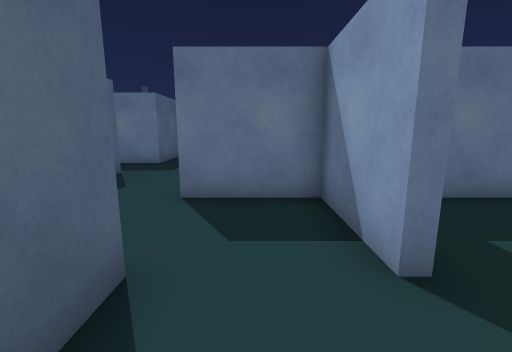
[1] (above)

20 first-person views from a walk through a Unity game level. The camera is 1.4 m above the floor, tilts 10° down and sees 90° across. The floor is counted in squares, 1 m on a side. Each view is taken from the middle of a square. On the plan, view 1 faces up. The plan holds only what a view shows up to about 13 squares ahead; the rest is blank. The place goes on beyond the plan. Door leaves are left out, so doorways stand open.

[2]
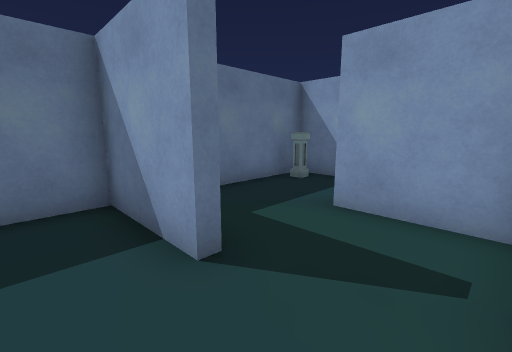

[3]
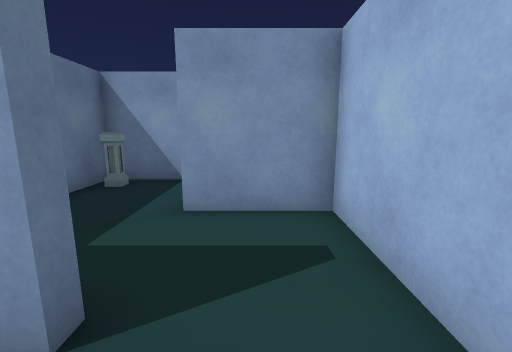

[4]
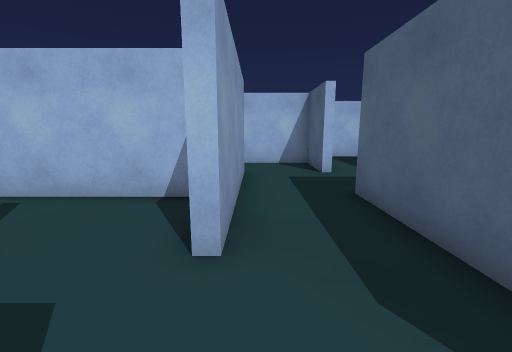

[5]
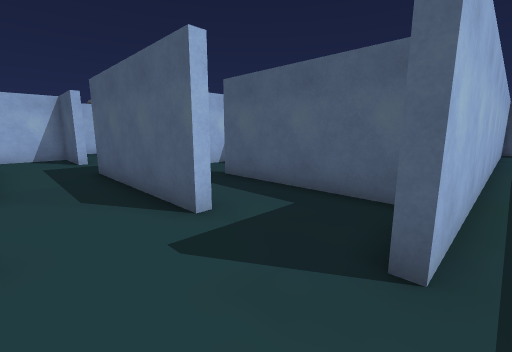

[6]
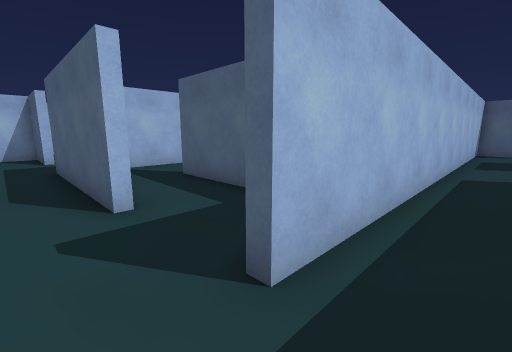

[7]
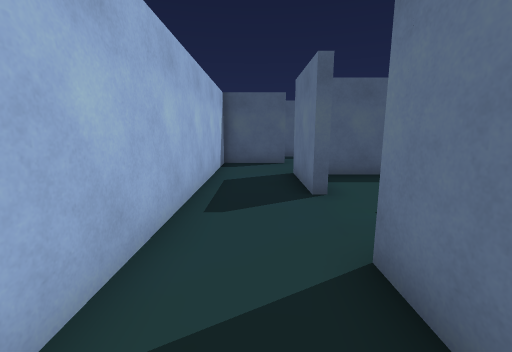

[8]
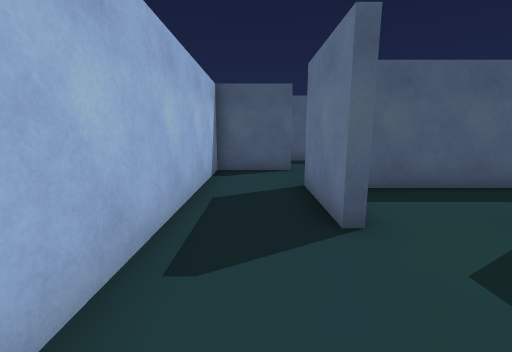

[9]
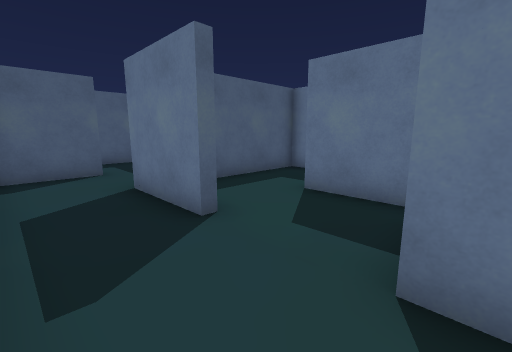

[10]
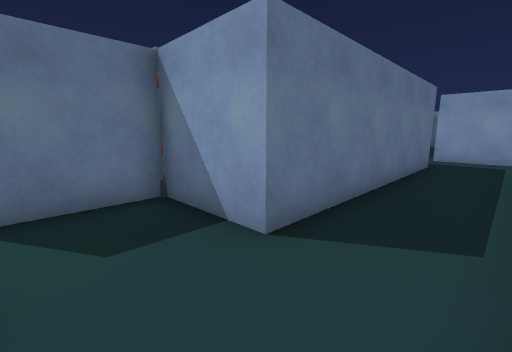

[11]
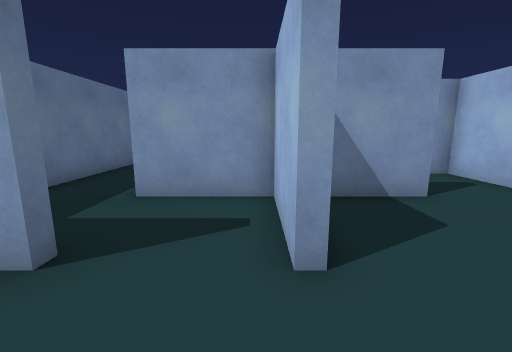

[12]
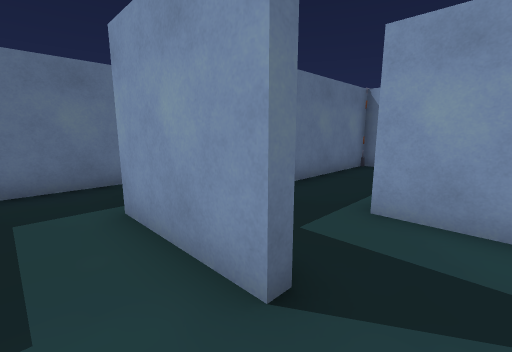

[13]
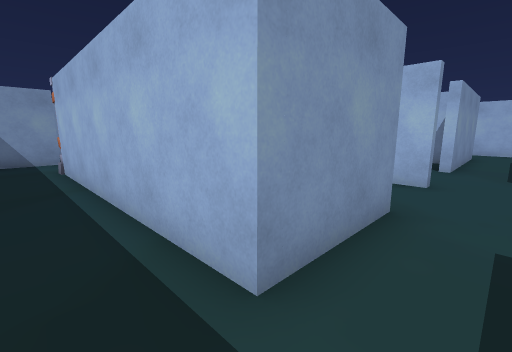

[14]
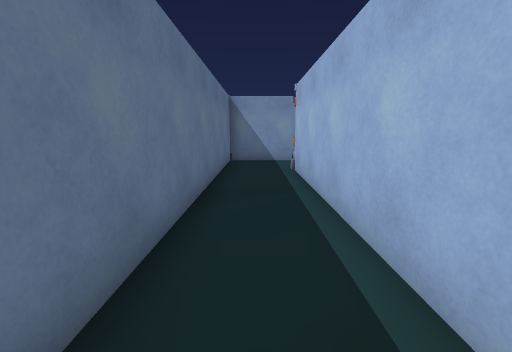

[15]
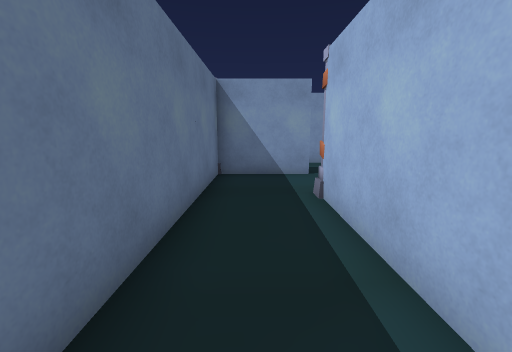

[16]
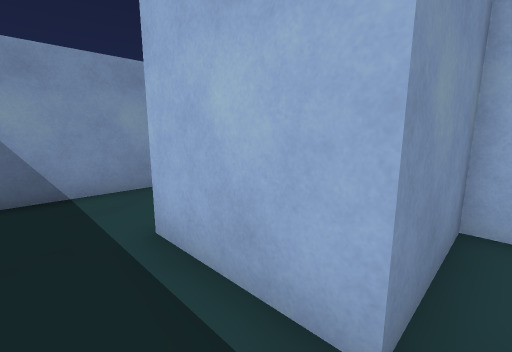

[17]
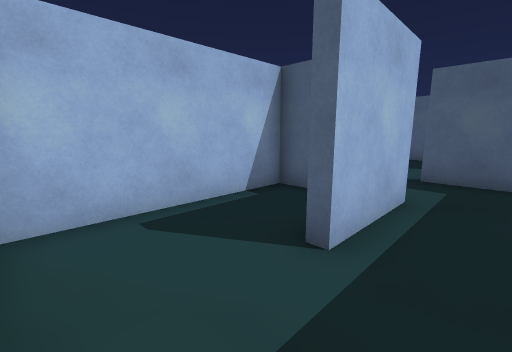

[18]
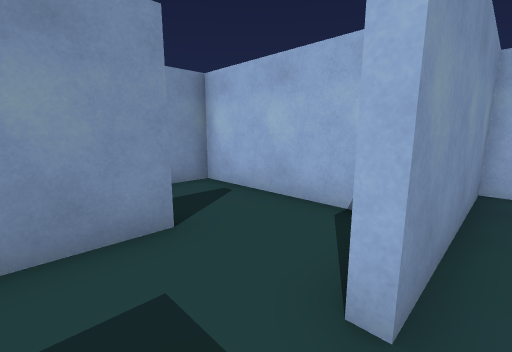

[19]
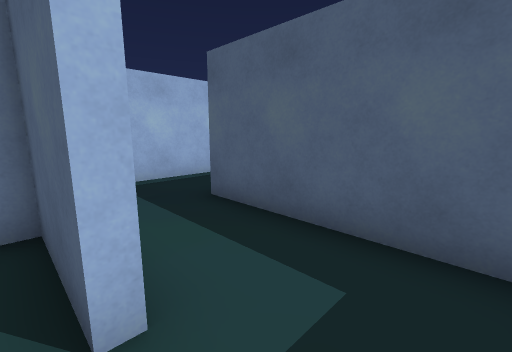

[20]
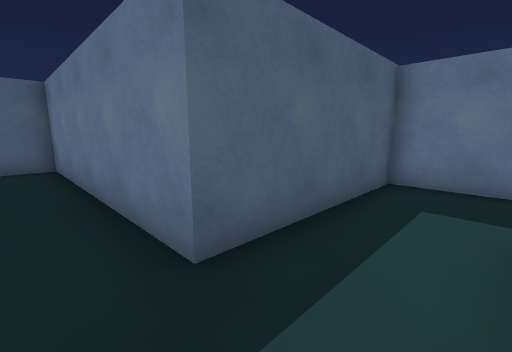

### Floor plan
Points are (right, up) in squares from view 1. A wall is a line through its corners. A room is listed if a view was taken in it or the views show most of it. See-through windows are left out.
Room 1 (views 1, 2, 3)
walls: (1.4, 2.2) (1.4, 5.3) (-0.6, 5.3); (-1.3, 2.4) (-1.3, 1); (-0.9, -0.4) (4.4, -0.4) (4.4, 2.4)
ways out: opening at (-1, 3.5) to room 2; opening at (5, 3.5)
Room 2 (view 4)
walls: (-1.6, -3.8) (-1.6, 2.4); (-4.3, -3.6) (-4.3, -6.3) (1.4, -6.3) (1.4, -5.1); (-0.6, 5.3) (-1.6, 5.3); (-4.3, 5.4) (-4.3, -0.8)
ways out: opening at (-1, 3.5) to room 1; opening at (-2.5, 5) to room 3; opening at (-4, -2.5) to room 5
Room 3 (views 5, 6, 7, 8, 9, 10, 11, 12, 16, 17)
walls: (-7.3, 7.6) (-7.3, 2.2); (-1.6, 8.2) (-1.6, 11.6); (-1.6, 5.6) (1.4, 5.6) (1.4, 8.6) (4.4, 8.6); (-4.3, 11.3) (-13.6, 11.3) (-13.6, 14.2) (-16.6, 14.2); (-1.3, 10.1) (-1.3, 8.2); (1.7, 6.6) (1.7, 5.6) (6.6, 5.6); (-9.4, -0.4) (-6.5, -0.4); (-16.5, 11.3) (-19.6, 11.3); (6.5, 11.3) (2.2, 11.3); (7.4, 7.2) (7.4, 10.1); (-19.2, 14.4) (-19.2, 12.2); (-22.2, 11.4) (-22.2, 8.6) (-4.5, 8.6)
ways out: opening at (-2.5, 5) to room 2; opening at (-2.5, 11) to room 4; opening at (-20.5, 11); opening at (-17.5, 14)
objects: column (7, 11)
Room 4 (views 13, 14, 15)
walls: (-1.6, 11.6) (6.5, 11.6); (7.6, 14.2) (-3.1, 14.2); (-4.3, 13.1) (-4.3, 11.3)
ways out: opening at (-2.5, 11) to room 3; opening at (8, 12.5)
Room 5 (views 18, 19, 20)
walls: (-4.6, -8.5) (-4.6, -3.6); (-4.9, -0.7) (-7.3, -0.7) (-7.3, -6.7) (-16.2, -6.7) (-16.2, -8.1)
ways out: opening at (-4, -2.5) to room 2

Positions as (right, up) in squares from view 1, and headings:
1: (0, 0), facing up
2: (0, 0), facing up-right
3: (0, 1), facing right
4: (-2, 5), facing down
5: (-2, 9), facing down-left
6: (-3, 10), facing down-left
7: (-11, 10), facing left
8: (-13, 10), facing left
9: (-13, 9), facing up-left
10: (-16, 9), facing up-right
11: (-4, 6), facing right
12: (-3, 7), facing up-right
13: (-3, 13), facing down-right
14: (-2, 13), facing right
15: (2, 13), facing right
16: (1, 10), facing down-right
17: (7, 10), facing down-left
18: (-5, -2), facing down-right
19: (-4, -2), facing down-left
20: (-5, -8), facing up-left
